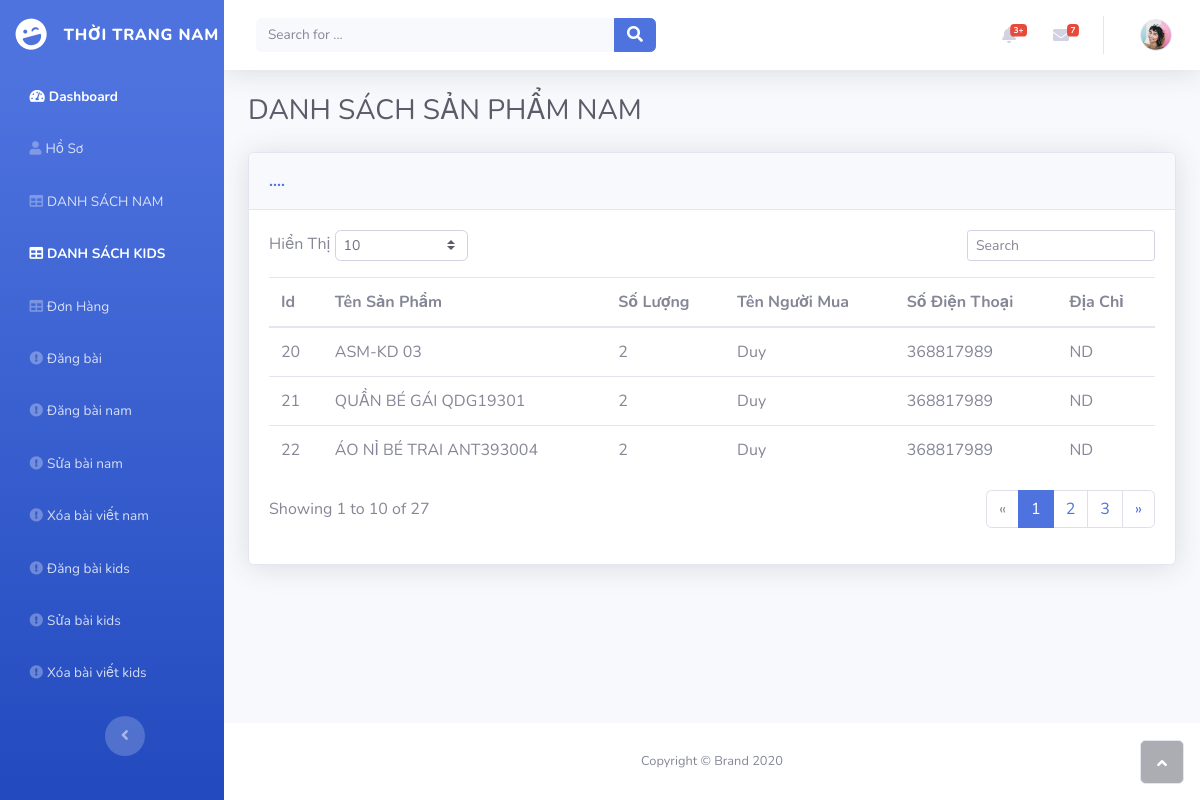
Screenshot of /login/doashboard/donhang.php with the database file from the repository.
### tables this page shows
CREATE TABLE `donhang` (
  `id` int(11) NOT NULL,
  `Tensanpham` varchar(100) DEFAULT NULL,
  `Soluong` int(11) DEFAULT NULL,
  `Tennguoimua` varchar(100) DEFAULT NULL,
  `Sodt` int(11) DEFAULT NULL,
  `Diachi` varchar(100) DEFAULT NULL
);

### login/connect-db.php (called while the page is built, shortened)
<?php
global $link;
function select_list($sql){
	return exec_select($sql);
}
function exec_select($sql){
	global $link;
	$ret = isset($ret) ? $ret : array();
	$res = $link->query($sql);
	$err = mysqli_error($link);
	if ($res ){
		while( $row = $res->fetch_array(MYSQLI_ASSOC) )
		{
			$ret[]= $row ;
		}
	}
	return $ret;
}

### login/doashboard/donhang.php (the view, shortened to what this page needs)
<?php
include("../connect-db.php");
$sql = "SELECT * from donhang";
$sanpham = select_list($sql);
?>
<!DOCTYPE html>
<html>
<head>
    <link rel="stylesheet" href="assets/bootstrap/css/bootstrap.min.css?h=1a6588fb6b100c24e01c7a3e479ceb55">
    <link rel="stylesheet" href="https://use.fontawesome.com/releases/v5.12.0/css/all.css">
</head>
<body id="page-top">
    <div id="wrapper">
        <nav class="navbar navbar-dark align-items-start sidebar sidebar-dark accordion bg-gradient-primary p-0">
            <div class="container-fluid d-flex flex-column p-0">
                <a class="navbar-brand d-flex justify-content-center align-items-center sidebar-brand m-0" href="#">
                    <div class="sidebar-brand-icon rotate-n-15"><i class="fas fa-laugh-wink"></i></div>
                    <div class="sidebar-brand-text mx-3"><span>THỜI TRANG NAM</span></div>
                </a>
                <ul class="nav navbar-nav text-light" id="accordionSidebar">
                    <li class="nav-item" role="presentation"><a class="nav-link active" href="index.php"><i class="fas fa-tachometer-alt"></i><span>Dashboard</span></a></li>
                    <li class="nav-item" role="presentation"><a class="nav-link" href="profile.php"><i class="fas fa-user"></i><span>Hồ Sơ</span></a></li>
                    <li class="nav-item" role="presentation"><a class="nav-link" href="danhsachsanphamnam.php"><i class="fas fa-table"></i><span>DANH SÁCH NAM</span></a></li>
                    <li class="nav-item" role="presentation"><a class="nav-link active"
                            href="danhsachsanphamkids.php"><i class="fas fa-table"></i><span>DANH SÁCH
                                KIDS</span></a></li>
                    <li class="nav-item" role="presentation"><a class="nav-link" href="donhang.php"><i class="fas fa-table"></i><span>Đơn Hàng</span></a></li>
                    <li class="nav-item" role="presentation"><a class="nav-link" href="dangbai.php"><i class="fas fa-exclamation-circle"></i><span>Đăng bài</span></a></li>
                    <li class="nav-item" role="presentation"><a class="nav-link" href="dangbainam.php"><i class="fas fa-exclamation-circle"></i><span>Đăng bài nam</span></a></li>
                    <li class="nav-item" role="presentation"><a class="nav-link" href="suabaivietnam.php"><i class="fas fa-exclamation-circle"></i><span>Sửa bài nam</span></a></li>
                    <li class="nav-item" role="presentation"><a class="nav-link" href="xoabaivietnam.php"><i class="fas fa-exclamation-circle"></i><span>Xóa bài viết nam</span></a></li>
                    <li class="nav-item" role="presentation"><a class="nav-link" href="dangbaikids.php"><i class="fas fa-exclamation-circle"></i><span>Đăng bài kids</span></a></li>
                    <li class="nav-item" role="presentation"><a class="nav-link" href="suabaivietkids.php"><i class="fas fa-exclamation-circle"></i><span>Sửa bài kids</span></a></li>
                    <li class="nav-item" role="presentation"><a class="nav-link" href="xoabaivietkids.php"><i class="fas fa-exclamation-circle"></i><span>Xóa bài viết kids</span></a></li>
                </ul>
                <div class="text-center d-none d-md-inline"><button class="btn rounded-circle border-0" id="sidebarToggle" type="button"></button></div>
            </div>
        </nav>
        <div class="d-flex flex-column" id="content-wrapper">
            <div id="content">
            <nav class="navbar navbar-light navbar-expand bg-white shadow mb-4 topbar static-top">
                    <div class="container-fluid"><button class="btn btn-link d-md-none rounded-circle mr-3" id="sidebarToggleTop" type="button"><i class="fas fa-bars"></i></button>
                        <form class="form-inline d-none d-sm-inline-block mr-auto ml-md-3 my-2 my-md-0 mw-100 navbar-search">
                            <div class="input-group"><input class="bg-light form-control border-0 small" type="text" placeholder="Search for ...">
                                <div class="input-group-append"><button class="btn btn-primary py-0" type="button"><i class="fas fa-search"></i></button></div>
                            </div>
                        </form>
                        <ul class="nav navbar-nav flex-nowrap ml-auto">
                            <li class="nav-item dropdown no-arrow mx-1" role="presentation">
                                <div class="nav-item dropdown no-arrow"><a class="dropdown-toggle nav-link" data-toggle="dropdown" aria-expanded="false" href="#"><span class="badge badge-danger badge-counter">3+</span><i class="fas fa-bell fa-fw"></i></a>
                                </div>
                            </li>
                            <li class="nav-item dropdown no-arrow mx-1" role="presentation">
                                <div class="nav-item dropdown no-arrow"><a class="dropdown-toggle nav-link" data-toggle="dropdown" aria-expanded="false" href="#"><i class="fas fa-envelope fa-fw"></i><span class="badge badge-danger badge-counter">7</span></a>
                                </div>
                            </li>
                            <li class="nav-item dropdown no-arrow" role="presentation">
                                <div class="nav-item dropdown no-arrow"><a class="dropdown-toggle nav-link" data-toggle="dropdown" aria-expanded="false" href="#"><span class="d-none d-lg-inline mr-2 text-gray-600 small"><?php echo $_SESSION['login_user']?></span><img class="border rounded-circle img-profile" src="assets/img/avatars/avatar1.jpeg?h=0ecc82101fb9a10ca459432faa8c0656"></a>
                    </div>
                    </li>
                    </ul>
            </div>
            </nav>
            <div class="container-fluid">
                <h3 class="text-dark mb-4">DANH SÁCH SẢN PHẨM NAM</h3>
                <div class="card shadow">
                    <div class="card-header py-3">
                        <p class="text-primary m-0 font-weight-bold">....</p>
                    </div>
                    <div class="card-body">
                        <div class="row">
                            <div class="col-md-6 text-nowrap">
                                <div id="dataTable_length" class="dataTables_length" aria-controls="dataTable"><label>Hiển Thị&nbsp;<select class="form-control form-control-sm custom-select custom-select-sm"><option value="10" selected="">10</option><option value="25">25</option><option value="50">50</option><option value="100">100</option></select>&nbsp;</label></div>
                            </div>
                            <div class="col-md-6">
                                <div class="text-md-right dataTables_filter" id="dataTable_filter"><label><input type="search" class="form-control form-control-sm" aria-controls="dataTable" placeholder="Search"></label></div>
                            </div>
                        </div>
                        <div class="table-responsive table mt-2" id="dataTable" role="grid" aria-describedby="dataTable_info">
                            <table class="table my-0" id="dataTable">
                                <thead>
                                    <tr>
                                        <th>Id</th>
                                        <th>Tên Sản Phẩm </th>
                                        <th>Số Lượng</th>
                                        <th>Tên Người Mua</th>
                                        <th>Số Điện Thoại</th>
                                        <th>Địa Chỉ</th>
                                    </tr>
                                </thead>
                                <tbody>
                                    <?php foreach($sanpham as $sanphamhienthi){
                                        echo "<tr>
                                                <td>".$sanphamhienthi["id"]."</td>
                                                <td>".$sanphamhienthi["Tensanpham"]."</td>
                                                <td>".$sanphamhienthi["Soluong"]."</td>
                                                <td>".$sanphamhienthi["Tennguoimua"]."</td>
                                                <td>".$sanphamhienthi["Sodt"]."</td>
                                                <td>".$sanphamhienthi["Diachi"]."</td>
                                              </tr>";
                                    }
                                    ?>
                                </tbody>
                            </table>
                        </div>
                        <div class="row">
                            <div class="col-md-6 align-self-center">
                                <p id="dataTable_info" class="dataTables_info" role="status" aria-live="polite">Showing 1 to 10 of 27</p>
                            </div>
                            <div class="col-md-6">
                                <nav class="d-lg-flex justify-content-lg-end dataTables_paginate paging_simple_numbers">
                                    <ul class="pagination">
                                        <li class="page-item disabled"><a class="page-link" href="#" aria-label="Previous"><span aria-hidden="true">«</span></a></li>
                                        <li class="page-item active"><a class="page-link" href="#">1</a></li>
                                        <li class="page-item"><a class="page-link" href="#">2</a></li>
                                        <li class="page-item"><a class="page-link" href="#">3</a></li>
                                        <li class="page-item"><a class="page-link" href="#" aria-label="Next"><span aria-hidden="true">»</span></a></li>
                                    </ul>
                                </nav>
                            </div>
                        </div>
                    </div>
                </div>
            </div>
        </div>
        <footer class="bg-white sticky-footer">
            <div class="container my-auto">
                <div class="text-center my-auto copyright"><span>Copyright © Brand 2020</span></div>
            </div>
        </footer>
    </div><a class="border rounded d-inline scroll-to-top" href="#page-top"><i class="fas fa-angle-up"></i></a></div>
</body>
</html>

### rows the page displays
donhang: id "20", Tensanpham "ASM-KD 03", Soluong "2", Tennguoimua "Duy", Sodt "368817989", Diachi "ND"
donhang: id "21", Tensanpham "QUẦN BÉ GÁI QDG19301", Soluong "2", Tennguoimua "Duy", Sodt "368817989", Diachi "ND"
donhang: id "22", Tensanpham "ÁO NỈ BÉ TRAI ANT393004", Soluong "2", Tennguoimua "Duy", Sodt "368817989", Diachi "ND"
